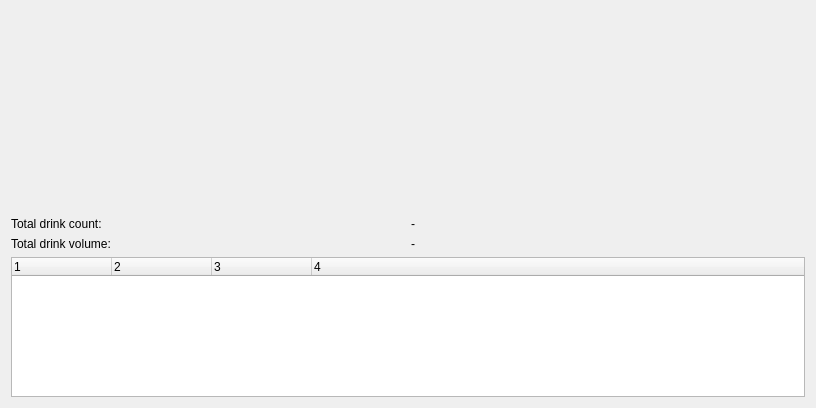
<?xml version="1.0" encoding="UTF-8"?>
<ui version="4.0">
 <class>DrinkStatsWidget</class>
 <widget class="QWidget" name="DrinkStatsWidget">
  <property name="geometry">
   <rect>
    <x>0</x>
    <y>0</y>
    <width>816</width>
    <height>408</height>
   </rect>
  </property>
  <property name="windowTitle">
   <string>Form</string>
  </property>
  <layout class="QVBoxLayout" name="verticalLayout">
   <item>
    <layout class="QHBoxLayout" name="horizontalLayout">
     <item>
      <spacer name="horizontalSpacer_2">
       <property name="orientation">
        <enum>Qt::Horizontal</enum>
       </property>
       <property name="sizeHint" stdset="0">
        <size>
         <width>40</width>
         <height>20</height>
        </size>
       </property>
      </spacer>
     </item>
     <item>
      <widget class="NightChartsWidget" name="pieWidget" native="true">
       <property name="sizePolicy">
        <sizepolicy hsizetype="Expanding" vsizetype="Expanding">
         <horstretch>0</horstretch>
         <verstretch>0</verstretch>
        </sizepolicy>
       </property>
       <property name="minimumSize">
        <size>
         <width>650</width>
         <height>200</height>
        </size>
       </property>
      </widget>
     </item>
     <item>
      <spacer name="horizontalSpacer">
       <property name="orientation">
        <enum>Qt::Horizontal</enum>
       </property>
       <property name="sizeHint" stdset="0">
        <size>
         <width>40</width>
         <height>20</height>
        </size>
       </property>
      </spacer>
     </item>
    </layout>
   </item>
   <item>
    <layout class="QGridLayout" name="gridLayout">
     <item row="0" column="0">
      <widget class="QLabel" name="label">
       <property name="text">
        <string>Total drink count:</string>
       </property>
      </widget>
     </item>
     <item row="0" column="1">
      <widget class="QLabel" name="labelTotalDrinkCount">
       <property name="text">
        <string>-</string>
       </property>
      </widget>
     </item>
     <item row="1" column="0">
      <widget class="QLabel" name="label_2">
       <property name="text">
        <string>Total drink volume:</string>
       </property>
      </widget>
     </item>
     <item row="1" column="1">
      <widget class="QLabel" name="labelTotalDrinkVolume">
       <property name="text">
        <string>-</string>
       </property>
      </widget>
     </item>
    </layout>
   </item>
   <item>
    <widget class="QTreeWidget" name="treeWidget">
     <property name="columnCount">
      <number>4</number>
     </property>
     <column>
      <property name="text">
       <string notr="true">1</string>
      </property>
     </column>
     <column>
      <property name="text">
       <string notr="true">2</string>
      </property>
     </column>
     <column>
      <property name="text">
       <string notr="true">3</string>
      </property>
     </column>
     <column>
      <property name="text">
       <string notr="true">4</string>
      </property>
     </column>
    </widget>
   </item>
  </layout>
 </widget>
 <customwidgets>
  <customwidget>
   <class>NightChartsWidget</class>
   <extends>QWidget</extends>
   <header location="global">ui/stats/nightcharts.h</header>
   <container>1</container>
  </customwidget>
 </customwidgets>
 <resources/>
 <connections/>
</ui>
